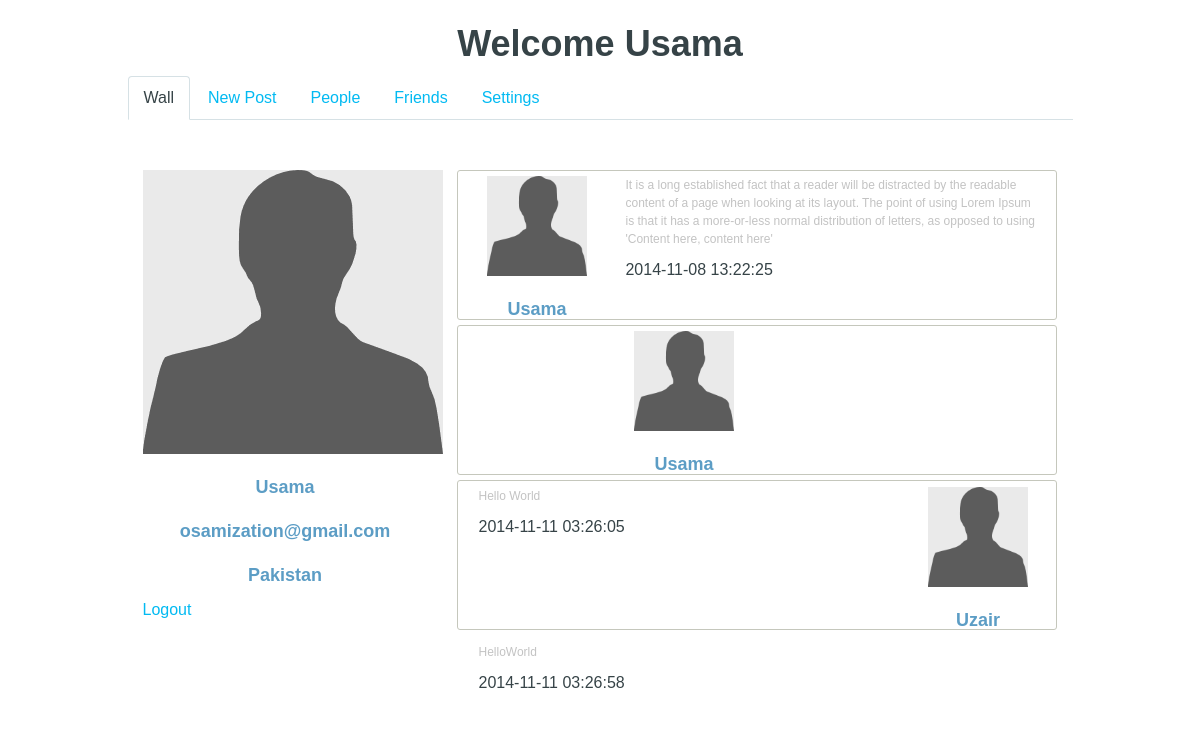
The app's page /user/dashboard (signed in) with its own data.
### tables this page shows
CREATE TABLE IF NOT EXISTS `posts` (
  `id` int(11) NOT NULL AUTO_INCREMENT,
  `user_id` int(11) NOT NULL,
  `post_content` text NOT NULL,
  `date` timestamp NOT NULL DEFAULT CURRENT_TIMESTAMP,
  `privacy_level` int(11) NOT NULL,
  PRIMARY KEY (`id`)
);

CREATE TABLE IF NOT EXISTS `users` (
  `id` int(11) NOT NULL AUTO_INCREMENT,
  `name` varchar(255) NOT NULL,
  `email` varchar(255) NOT NULL,
  `country` varchar(255) NOT NULL,
  `password` varchar(255) NOT NULL,
  PRIMARY KEY (`id`)
);

### lib/view.php (called while the page is built)
<?php
class View{
	function __construct($param) {
        $this->view = 'application/views/'.$param;
    }
	function make($param=array())
	{
		require $this->view;
	}
}

### application/controllers/user.php (called while the page is built, shortened)
<?php
class User extends Controller {
    function dashboard(){
        $homePage = new View("user/dashboard.php");
        $data = $_SESSION['user_data'];
        $load_Model = new facade($data);
        $model_list=$load_Model->load_model();
        $load_Model->get_list($data,$model_list);
        $homePage->make($data);
    }
}
?>

### lib/application.php (called while the page is built, shortened)
<?php
class Application {
    private $controllers_dir = './application/controllers/';
    private $controller = null;
    private $controller_name = null;
    private $action_name = null;
    private $parameters = array();
    private $site_subdir = null;
    public function __construct() {
        $this->controller->controller_name = $this->controller_name;
        $this->controller->action_name = $this->action_name;
        call_user_func_array(array($this->controller, $this->action_name), $this->parameters);
    }
    private function setControllerAndAction(){
        if (file_exists($this->controllers_dir . $this->controller_name . '.php')) {
            if (class_exists($this->controller_name)) {
                $this->controller = new $this->controller_name();
            } else {
                require $this->controllers_dir . 'home.php';
                $this->controller_name = 'home';
                $this->action_name = 'index';
            }
            $this->controller = new $this->controller_name();
        } else {
            require $this->controllers_dir . 'home.php';
            $this->controller = new Home();
            $this->controller_name = 'home';
            $this->action_name = 'index';
        }
    }
    private function putPartsIntoAccordingProperties($url){
        foreach ($url as $part) {
            if (empty($this->controller_name) && is_dir($this->controllers_dir . $part)) {
                $this->subdirectories[] = $part;
            } elseif (empty($this->site_subdir)) {
                $this->site_subdir = $part;
            }elseif (empty($this->controller_name)) {
                $this->controller_name = $part;
            } elseif (empty($this->action_name)) {
                $this->action_name = $part;
            } else {
                $this->parameters[] = $part;
            }
        }
    }
}

### index.php (called while the page is built, shortened)
<?php
require 'lib/application.php';
if (APP_DATABASE) { require 'lib/database.php'; }
$app = new Application();

### lib/database.php (called while the page is built, shortened)
<?php
class Database {
    function __construct()
    {
        $this->mysqli = new mysqli(DB_HOST, DB_USER, DB_PASS, DB_NAME);
    }
    function get_results($sql){
        $result = $this->mysqli->query($sql);
        $row = array();
        while($row[] = $result->fetch_array(MYSQLI_ASSOC)){ }
        unset($row[count($row)-1]);
        return $row;
    }
}

### application/models/postmodel.php (called while the page is built, shortened)
<?php
class PostModel extends Model {
    function getPosts(){
        $userid= $_SESSION['user_data']['id'];
        $sql = "SELECT * FROM posts p left join wall w on w.pid = p.id LEFT join users u on u.id=p.user_id  where w.uid='$userid'";
        return $this->db->get_results($sql);
    }
}

### application/controllers/facade.php (called while the page is built, shortened)
<?php
class facade{
	function get_list(&$data,&$model_list){
	        $data['posts'] = $model_list['postmodel']->getPosts();
	}
}
?>

### application/views/user/dashboard.php (the view, shortened to what this page needs)
<?php require 'application/views/_templates/header_controller.php'; ?>
<div class="container">
	<div class="row">
		<div class="col-lg-6 col-lg-offset-3">
			<h1 class="heading_middle">
				Welcome <?=$param['name']?>
			</h1>
		</div>
	</div>
</div>
<div class="container">
	<div class="row">
		<div class="col-lg-10 col-lg-offset-1">
			<ul class="nav nav-tabs" id="myTab" role="tablist">
			  <li role="presentation" class="active"><a href="#home" role="tab" data-toggle="tab">Wall</a></li>
			  <li role="presentation"><a href="#profile" role="tab" data-toggle="tab">New Post</a></li>
			  <li role="presentation"><a href="#messages" role="tab" data-toggle="tab">People</a></li>
			  <li role="presentation"><a href="#friends" role="tab" data-toggle="tab">Friends</a></li>
			  <li role="presentation"><a href="#settings" role="tab" data-toggle="tab">Settings</a></li>
			</ul>
			<div class="spliter">
			</div>
			<div class="tab-content">
			  <div role="tabpanel" class="tab-pane active" id="home">
				<div class="col-lg-4">
					<img src="../bootstrap/img/default.png">
					<h2 class="profile_heading"><?=$param['name']?></h2>
					<h2 class="profile_heading"><?=$param['email']?></h2>
					<h2 class="profile_heading"><?=$param['country']?></h2>
					<a href="logout">Logout</a>
				</div>
				<div class="col-lg-8">
					<?php
					foreach($param['posts'] as $posts){
						?>
						<div class="a_post">
							<div class="col-lg-3">
								<img class="post_image" src="../bootstrap/img/default.png">
								<h2 class="profile_heading"><?=$posts['name']?></h2>
							</div>
							<div class="col-lg-9">
								<p class="post_content">
								<?php echo stripcslashes($posts['post_content']); ?>
								</p>
								<p>
								<?php echo $posts['date']; ?>
								</p>
							</div>
						</div>
						<?php
					}
					?>
				</div>
			  </div>
			  </div>
			</div>
		</div>
	</div>
<?php require 'application/views/_templates/footer_controller.php'; ?>

### application/views/_templates/header_controller.php (shortened to what this page needs)
<!DOCTYPE html>
<html>
<head>
    <link rel="stylesheet" href="../bootstrap/css/bootstrap.css">
    <link rel="stylesheet" href="../bootstrap/css/drunken-parrot.css">
</head>
<body>

### application/views/_templates/footer_controller.php
</body>
</html>

### application/views/user/dashboard.php (style rules this page uses)
.heading_middle { text-align:center; }
.spliter { height: 50px; width: 100%; }
.profile_heading { color:#5C9DC5; font-weight: bold; font-size: 18px; text-align: center; }
.a_post { border: 1px solid #C5C7BC ; border-radius: 3px; padding: 5px; min-height: 150px; margin-bottom: 5px; }
.post_image { width: 100px; height: 100px; display: block; margin: 0 auto; }
.post_content { font-size:12px; color: #c3c3c3; }

### records on screen
posts: user.name "Usama", post_content "It is a long established fact that a reader will be distracted by the readable content of a page when looking at its layout. The point of using Lorem Ipsum is that it has a more-or-less normal distribution of letters, as opposed to using 'Content here, content here'", date "2014-11-08 13:22:25"
posts: user.name "Usama", post_content "Hello World", date "2014-11-11 03:26:05"
posts: user.name "Uzair", post_content "HelloWorld", date "2014-11-11 03:26:58"

### other values on screen
$param['name'] "Usama"
$param['email'] "osamization@gmail.com"
$param['country'] "Pakistan"
